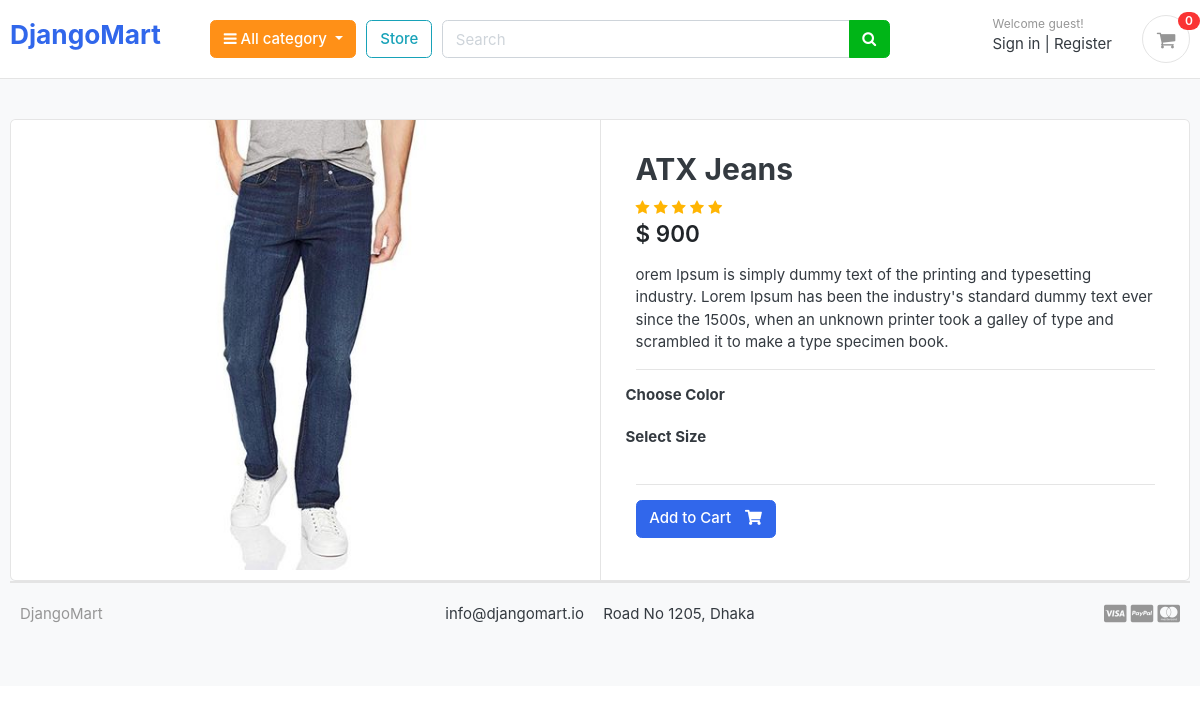
/store/category/jeans/atx-jeans/, run on the app's committed database.
### store/models.py (models this page shows, shortened)
class Product(models.Model):
    product_name    = models.CharField(max_length=200, unique=True)
    slug            = models.SlugField(max_length=200, unique=True)
    description     = models.TextField(max_length=500, blank=True)
    price           = models.IntegerField()
    images          = models.ImageField(upload_to='photos/products')
    stock           = models.IntegerField()
    is_available    = models.BooleanField(default=True)
    category        = models.ForeignKey(Category, on_delete=models.CASCADE)
    created_date    = models.DateTimeField(auto_now_add=True)
    modified_date   = models.DateTimeField(auto_now=True)

### store/views.py (the view)
# urls.py: path('category/<slug:category_slug>/<slug:product_slug>/', views.product_detail, name='product_detail'),
def product_detail(request, category_slug, product_slug):
    try:
        single_product = Product.objects.get(category__slug=category_slug, slug=product_slug)
        in_cart = CartItem.objects.filter(cart__cart_id=_cart_id(request), product=single_product).exists()
    except Exception as e:
        raise e
    context = {
        'single_product': single_product,
        'in_cart'       : in_cart,
    }
    return render(request, 'store/product_details.html', context)

### cart/context_processors.py (called while the page is built)
def counter(request):
    cart_count = 0
    if 'admin' in request.path:
        return {}
    else:
        try:
            cart = Cart.objects.filter(cart_id=_cart_id(request))
            cart_items = CartItem.objects.all().filter(cart=cart[:1])
            for cart_item in cart_items:
                cart_count += cart_item.quantity
        except Cart.DoesNotExist:
            cart_count = 0
    return dict(cart_count=cart_count)

### cart/views.py (called while the page is built)
def _cart_id(request):
    cart = request.session.session_key
    if not cart:
        cart = request.session.create()
    return cart

### category/context_processors.py (called while the page is built)
def menu_links(request):
    links = Category.objects.all()
    return dict(links=links)

### category/models.py (called while the page is built)
    def get_url(self):
        return reverse('products_by_category', args=[self.slug])

### store/templates/store/product_details.html (shortened to what this page needs)
{% extends 'base.html' %} {% load static %} {% block content %}
<section class="section-content padding-y bg">
  <div class="container">
    <div class="card">
      <div class="row no-gutters">
        <aside class="col-md-6">
          <article class="gallery-wrap">
            <div class="img-big-wrap">
              <a href="#"><img src="{{ single_product.images.url }}" /></a>
            </div>
          </article>
        </aside>
        <main class="col-md-6 border-left">
          <form action="{% url 'add_cart' single_product.id %}" method="POST">
            <article class="content-body">
              <h2 class="title">{{ single_product.product_name }}</h2>
              <div class="rating-star">
                <span>
                  <i
                    class="fa fa-star{% if single_product.averageReview < 0.5 %}-o{% elif single_product.averageReview >= 0.5 and single_product.averageReview < 1 %}-half-o {% endif %}"
                    aria-hidden="true"
                  ></i>
                  <i
                    class="fa fa-star{% if single_product.averageReview < 1.5 %}-o{% elif single_product.averageReview >= 1.5 and single_product.averageReview < 2 %}-half-o {% endif %}"
                    aria-hidden="true"
                  ></i>
                  <i
                    class="fa fa-star{% if single_product.averageReview < 2.5 %}-o{% elif single_product.averageReview >= 2.5 and single_product.averageReview < 3 %}-half-o {% endif %}"
                    aria-hidden="true"
                  ></i>
                  <i
                    class="fa fa-star{% if single_product.averageReview < 3.5 %}-o{% elif single_product.averageReview >= 3.5 and single_product.averageReview < 4 %}-half-o {% endif %}"
                    aria-hidden="true"
                  ></i>
                  <i
                    class="fa fa-star{% if single_product.averageReview < 4.5 %}-o{% elif single_product.averageReview >= 4.5 and single_product.averageReview < 5 %}-half-o {% endif %}"
                    aria-hidden="true"
                  ></i>
                </span>
              </div>
              <div class="mb-3">
                <var class="price h4">$ {{single_product.price}}</var>
              </div>
              <p>{{ single_product.description }}</p>
              <hr />
              <div class="row">
                <div class="item-option-select">
                  <h6>Choose Color</h6>
                </div>
              </div>
              <div class="row">
                <div class="item-option-select">
                  <h6>Select Size</h6>
                </div>
              </div>
              <hr />
              {% if single_product.stock <= 0 %}
              <h5 class="text-danger">Out of Stock</h5>
              {% elif in_cart %}
              <p>Item Already added to cart</p>
                <a class="btn btn-warning" href="{% url 'cart'%}">
                <span class="text">View Cart</span>
                <i class="fas fa-shopping-cart"></i>
              </a>
              {% else %}
              <button type="submit" class="btn btn-primary">
                <span class="text">Add to Cart</span>
                <i class="fas fa-shopping-cart"></i>
              </button>
              {% endif %}
            </article>
          </form>
        </main>
      </div>
    </div>
{% endblock %}

### static/css/ui.css (style rules this page uses)
html { font-family: "Inter", sans-serif; font-size: 15px; }
.content-body { flex: 1 1 auto; padding: 2rem 2.3rem; }
.padding-y { padding-top: 40px; padding-bottom: 40px; }
var { font-style: normal; }
article:after, .form-group:after { display: block; clear: both; content: ""; }
.bg { background-color: #f8f9fa; }
.btn .text + i { margin-left: 10px; }
.price { font-weight: 600; color: #212529; }
.gallery-wrap .img-big-wrap { margin-bottom: 10px; border-radius: 0.37rem; overflow: hidden; background-color: #fff; }
.gallery-wrap .img-big-wrap a { text-align: center; display: block; }
.gallery-wrap .img-big-wrap img { height: 450px; width: auto; display: inline-block; }
.item-option-select { margin-bottom: 1rem; display: inline-block; margin-right: 15px; }

### static/css/custom.css (style rules this page uses)
.rating-star i { color: #ffb503 !important; }

### data on the page
Product: images (picture), product_name "ATX Jeans", price "900", description "orem Ipsum is simply dummy text of the printing and typesetting industry. Lorem Ipsum has been the industry's standard dummy text ever since the 1500s, when an unknown printer took a galley of type and scrambled it to make a type specimen book."

### other printed values
{{ cart_count }} "0"
